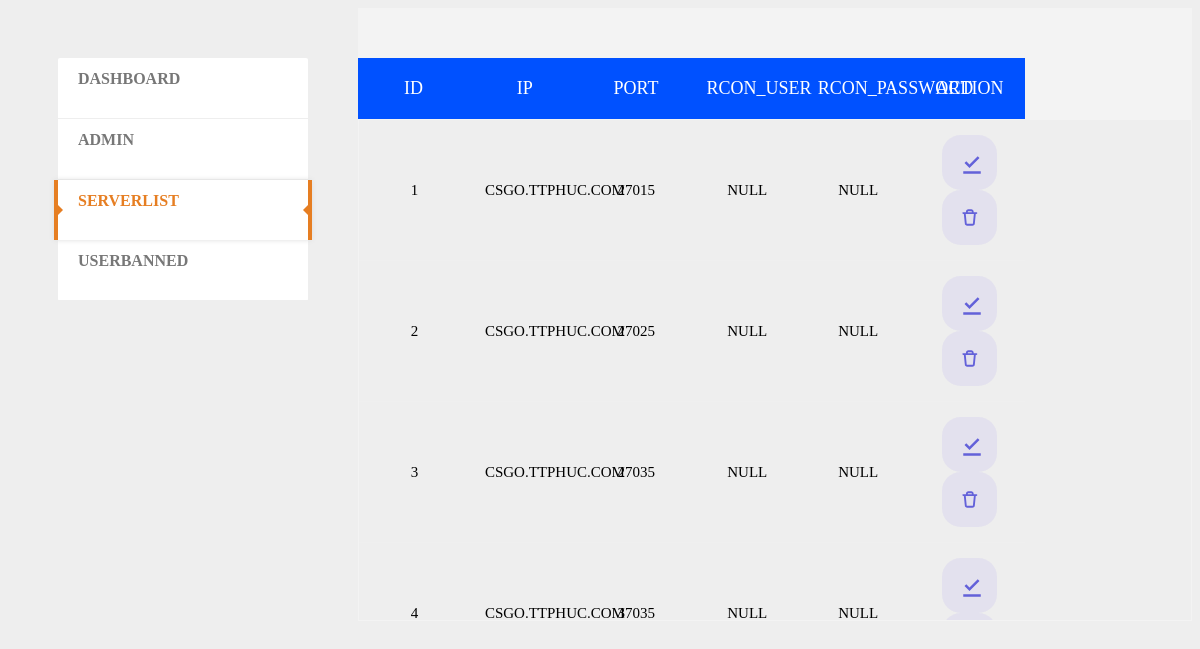
The page /admin/dashboard.php?page=serverlist on the database its author committed.
### tables this page shows
CREATE TABLE `serverlist` (
  `id` bigint NOT NULL,
  `ip` varchar(255) NOT NULL,
  `port` varchar(255) NOT NULL,
  `rcon_user` varchar(255) DEFAULT NULL,
  `rcon_password` varchar(255) DEFAULT NULL
);

### admin/dashboard.php (the view, shortened to what this page needs)
<?php
	require ('connect.php');
?>
<!DOCTYPE html PUBLIC "-//W3C//DTD XHTML 1.0 Transitional//EN" "http://www.w3.org/TR/xhtml1/DTD/xhtml1-transitional.dtd">
<html xmlns="http://www.w3.org/1999/xhtml">
<head>
    <link href="css/dashboard.css" rel="stylesheet" type="text/css" />
</head>
<?php
	$page = $_GET['page'];
	$edit = $_GET['edit'];
	$delete = $_GET['delete'];
?>
<body>
<div class="container">
	<nav>
		<ul class="mcd-menu">
			<li>
				<a href="?page=dashboard"
				<?php
					if ($page == "dashboard")
					echo'class="active"';
				?> >
					<strong>Dashboard</strong>
				</a>
			</li>
			<?php
				$sql = "SHOW TABLES";
				$result = $conn->query($sql);
				if ($result->num_rows > 0) {
					while ($row = $result->fetch_array()) {
						echo '	<li> <a href="?page='.$row[0].'"';
						if ($page == $row[0]) {echo'class="active"'; }
									echo '><strong>'. $row[0]  .'</strong></a>
								</li>';
					}
				} else {
					echo "NO INFORMATION ON THIS DATABASE !!!";
				}
			 ?>
		</ul>
	</nav>
</div>
	<?php if($page <> "dashboard" && $edit=="" && $delete=="") { ?>
		<div class="tbl-header" >
			<table cellpadding="0" cellspacing="0" border="0">
				<thead>
					<tr>
						<?php
						$sql = "SELECT * FROM $page";
						$result = $conn->query($sql);
						if ($result->num_rows > 0) {
							$row = $result->fetch_assoc();
							foreach ($row as $key => $value) {
							echo '<th>'.$key .'</th>';
							}
						} ?>
						<th> action </th>
					</tr>
				</thead>
			</table>
	</div>
	<div class="tbl-content">
			<table cellpadding="0" cellspacing="0" border="0">
			<tbody align="center">
				<?php
				$sql = "SELECT * FROM $page";
				$result = $conn->query($sql);
				$id=0;
				if ($result->num_rows > 0) {
					while ($row = $result->fetch_assoc()) {
						echo '<tr>';
						foreach ($row as $key => $value) {
							if ($value <>'') {
								echo '<td >' . $value . '</td>';
							} else echo '<td > NULL </td>';
						}
						$id=$id+1;
						echo '<td >
						<a href="?page='.$page.'&edit='.$id.'"><deletebutton class="tooltip">
					  <svg style="color: blue" width="25" height="25" viewBox="0 0 20 20" fill="none" xmlns="http://www.w3.org/2000/svg">
					  <path d="M19 19H5V17H19V19ZM10 14.42L6 10.42L7.41 9.01L10 11.59L16.59 5L18 6.42L10 14.42Z" fill="#6361D9"></path> </svg>
						<span class="tooltiptext">Edit</span>
					  </deletebutton> </a>
					  <a href="?page='.$page.'&delete='.$id.'"><deletebutton class="tooltip">
						<svg xmlns="http://www.w3.org/2000/svg" fill="none" viewBox="0 0 20 20" height="25" width="25">
						  <path fill="#6361D9" d="M8.78842 5.03866C8.86656 4.96052 8.97254 4.91663 9.08305 4.91663H11.4164C11.5269 4.91663 11.6329 4.96052 11.711 5.03866C11.7892
						   5.11681 11.833 5.22279 11.833 5.33329V5.74939H8.66638V5.33329C8.66638 5.22279 8.71028 5.11681 8.78842 5.03866ZM7.16638 5.74939V5.33329C7.16638 4.82496
						   7.36832 4.33745 7.72776 3.978C8.08721 3.61856 8.57472 3.41663 9.08305 3.41663H11.4164C11.9247 3.41663 12.4122 3.61856 12.7717 3.978C13.1311 4.33745
						   13.333 4.82496 13.333 5.33329V5.74939H15.5C15.9142 5.74939 16.25 6.08518 16.25 6.49939C16.25 6.9136 15.9142 7.24939 15.5 7.24939H15.0105L14.2492
						   14.7095C14.2382 15.2023 14.0377 15.6726 13.6883 16.0219C13.3289 16.3814 12.8414 16.5833 12.333 16.5833H8.16638C7.65805 16.5833 7.17054 16.3814 6.81109
						    16.0219C6.46176 15.6726 6.2612 15.2023 6.25019 14.7095L5.48896 7.24939H5C4.58579 7.24939 4.25 6.9136 4.25 6.49939C4.25 6.08518 4.58579 5.74939 5
							5.74939H6.16667H7.16638ZM7.91638 7.24996H12.583H13.5026L12.7536 14.5905C12.751 14.6158 12.7497 14.6412 12.7497 14.6666C12.7497 14.7771 12.7058 14.8831
							12.6277 14.9613C12.5495 15.0394 12.4436 15.0833 12.333 15.0833H8.16638C8.05588 15.0833 7.94989 15.0394 7.87175 14.9613C7.79361 14.8831 7.74972 14.7771
							7.74972 14.6666C7.74972 14.6412 7.74842 14.6158 7.74584 14.5905L6.99681 7.24996H7.91638Z" clip-rule="evenodd" fill-rule="evenodd"></path>
						</svg>
						<span class="tooltiptext">delete</span>
					  </deletebutton></a>
					  </td>';
						echo '</tr>';
					}
				} else {
					echo 'NO INFORMATION';
				}
				?>
			</tbody>
			</table>
	</div>
	<?php }
	?>
</body>
</html>

### admin/css/dashboard.css (style rules this page uses)
body { background: #EEE; overflow-x:hidden; }
.container { float: left; margin: 0px auto; padding: 50px 0; padding-left: 50px; width: 300px; }
@media only screen and (min-width: 1200px) { .container { width:300px; } }
.mcd-menu { list-style: none; padding: 0; margin: 0; background: #FFF; border-radius: 2px; -moz-border-radius: 2px; -webkit-border-radius: 2px; width: 250px; }
.mcd-menu li { position: relative; }
.mcd-menu li a { display: block; text-decoration: none; padding: 12px 20px; color: #777; text-align: left; height: 36px; position: relative; border-bottom: 1px solid #EEE; }
.mcd-menu li a strong { display: block; text-transform: uppercase; }
.mcd-menu li a i, .mcd-menu li a strong, .mcd-menu li a small { position: relative; transition: all 300ms linear; -o-transition: all 300ms linear; -ms-transition: all 300ms linear; -moz-transition: all 300ms linear; -webkit-transition: all 300ms linear; }
.mcd-menu li a.active { position: relative; color: #e67e22; border:0; box-shadow: 0 0 5px #DDD; -moz-box-shadow: 0 0 5px #DDD; -webkit-box-shadow: 0 0 5px #DDD; border-left: 4px solid #e67e22; border-right: 4px solid #e67e22; margin: 0 -4px; }
.mcd-menu li a.active:before { content: ""; position: absolute; top: 42%; left: 0; border-left: 5px solid #e67e22; border-top: 5px solid transparent; border-bottom: 5px solid transparent; }
.mcd-menu li a.active:after { content: ""; position: absolute; top: 42%; right: 0; border-right: 5px solid #e67e22; border-top: 5px solid transparent; border-bottom: 5px solid transparent; }
table { width:80%; table-layout: fixed; }
.tbl-header { background-color: rgba(255,255,255,0.3); min-height: auto; max-height:500px; overflow-x:auto; padding-top: 50px; }
.tbl-content { min-height: auto; max-height:500px; overflow-x:auto; margin-top: 0px; border: 1px solid rgba(255,255,255,0.3); }
th { padding: 20px 15px; text-align: center; font-weight: 500; font-size: 18px; vertical-align: middle; color: #ffffff; text-transform: uppercase; background-color: rgb(0, 81, 255); }
td { padding: 15px; text-align: center; font-family: inherit; vertical-align: middle; text-transform: uppercase; font-weight: 300; font-size: 15px; text-emphasis-color: #000000; color: #000000; border-bottom: solid 1px rgba(255,255,255,0.1); }
deletebutton { display: flex; flex-direction: column; justify-content: center; align-items: center; padding: 1em; border: 0px solid transparent; background-color: rgba(100,77,237,0.08); border-radius: 1.25em; transition: all 0.2s linear; }
.tooltip { position: relative; display: inline-block; }

### rows shown on the page
serverlist: id "1", ip "CSGO.TTPHUC.COM", port "27015"
serverlist: id "2", ip "CSGO.TTPHUC.COM", port "27025"
serverlist: id "3", ip "CSGO.TTPHUC.COM", port "27035"
serverlist: id "4", ip "CSGO.TTPHUC.COM", port "37035"

### other values the page prints
$row[0] "ADMIN"
$row[0] "SERVERLIST"
$row[0] "USERBANNED"
$key "ID"
$key "IP"
$key "PORT"
$key "RCON_USER"
$key "RCON_PASSWORD"
